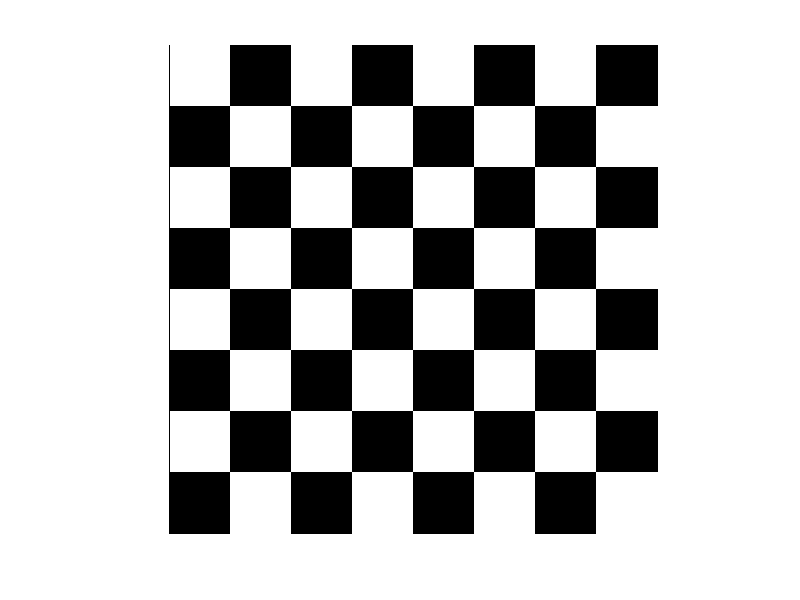

Source code (MATLAB):
clc;
close all;
clear;

width = 8;
height = 8;
column_size = 50;

image = zeros(width * column_size, height * column_size);

color = 0;

for i = 1 : column_size : width * column_size
    for j = 1 : column_size : height * column_size
        
        if color == 255
            color = 0;
        else
            color = 255;
        end
        
        for k = i : i + column_size
            for l = j : j  + column_size
                image(k, l) = color;
            end
        end
        
    end
    
    if mod(height, 2) == 0
        if color == 255
            color = 0;
        else
            color = 255;
        end
    end
    
end

image = uint8(image);
imshow(image);